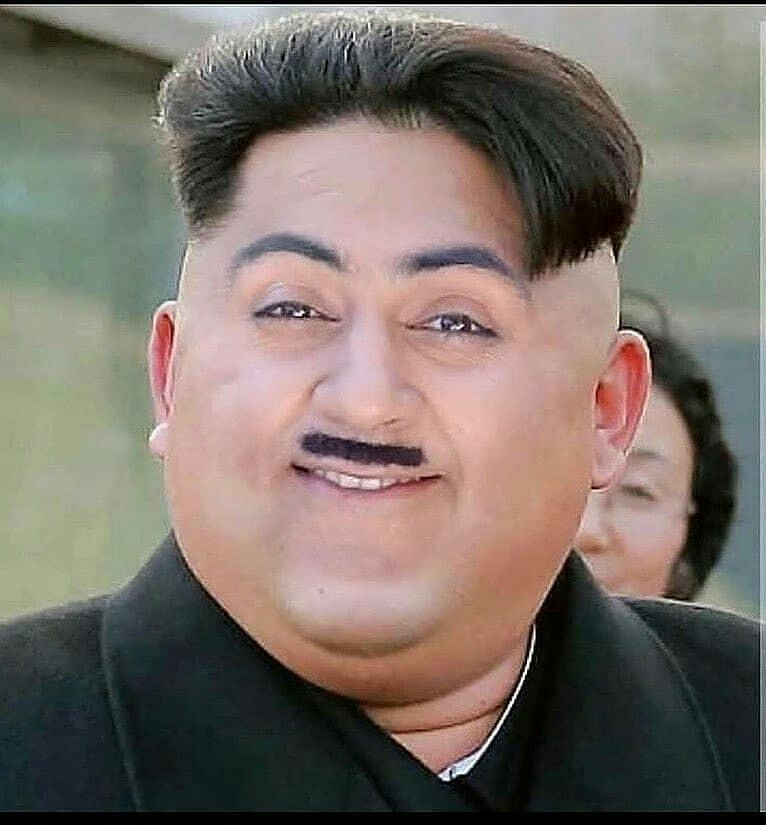
#> input picture lab1_dip/input.jpg, 766 x 825 px
$ python grey_conversion_script.py
#> lines starting #> are read from the running program, lines starting #| are printed output that depends on the picture
import cv2
import numpy as np
import matplotlib.pyplot as plt

# Load image
img = cv2.imread('input.jpg')
#> img is the input picture: shape (825, 766, 3); mean B, G, R 104.3, 112.4, 122.5
img_rgb = cv2.cvtColor(img, cv2.COLOR_BGR2RGB)

# 1.Grayscale image
gray = cv2.cvtColor(img, cv2.COLOR_BGR2GRAY)
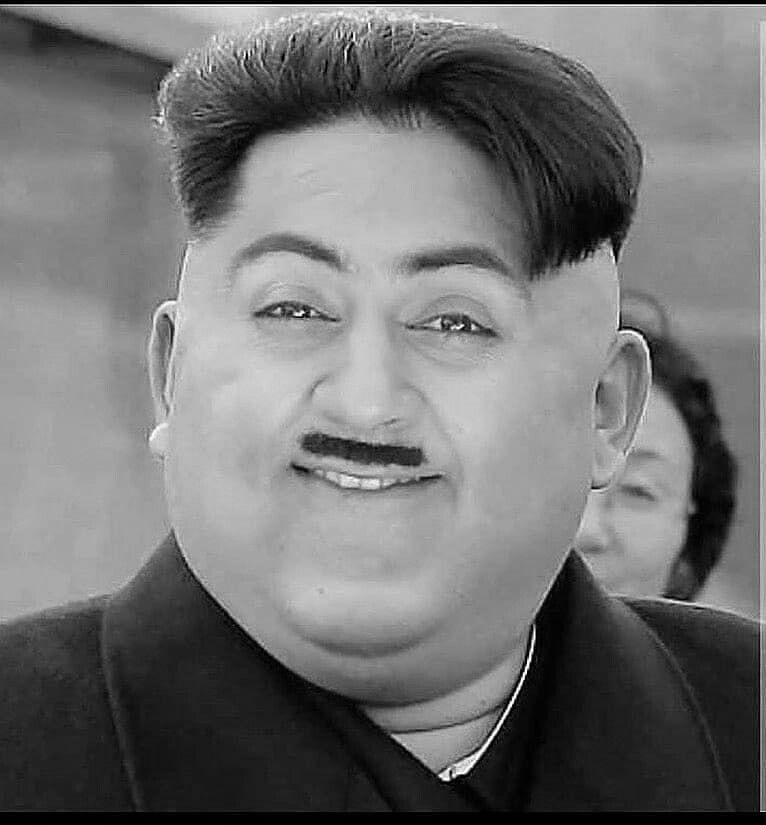
#> gray: shape (825, 766); min 0, max 255, mean 114.4

# 2. Split into B, G, R channels
B, G, R = cv2.split(img)
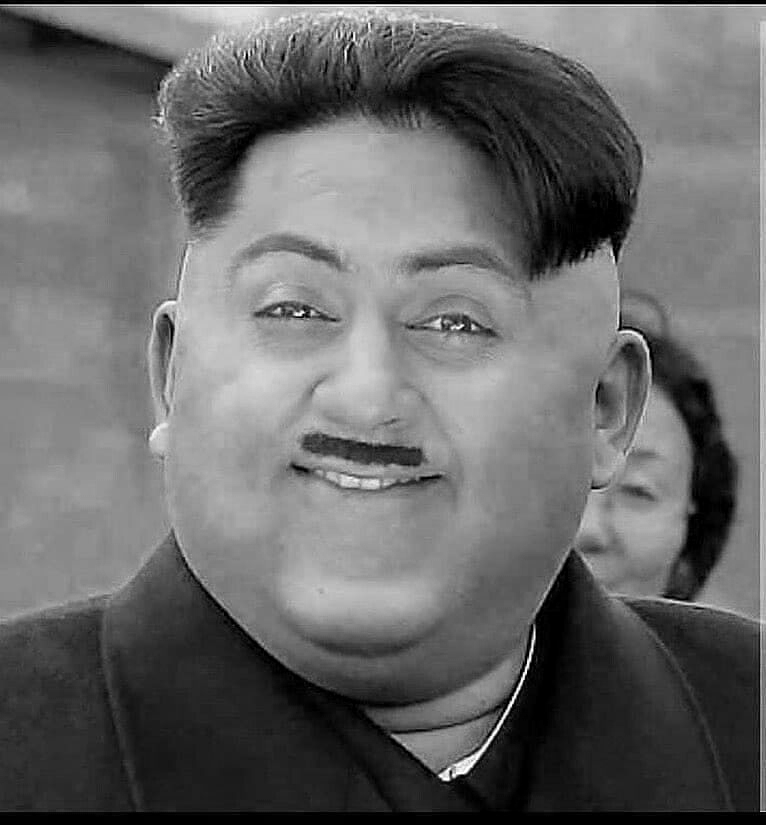
#> B: shape (825, 766); min 0, max 255, mean 104.3
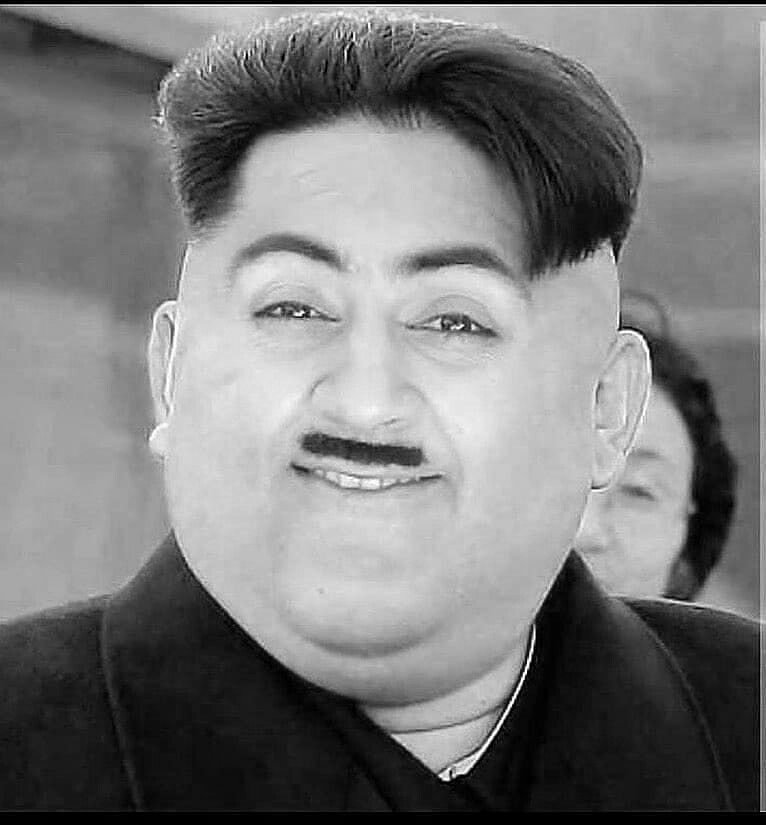
#> R: shape (825, 766); min 0, max 255, mean 122.5
zeros = np.zeros_like(B)

# 3. Build "resolution" images — each channel shown with others zeroed out
red_img   = cv2.merge([zeros, zeros, R])
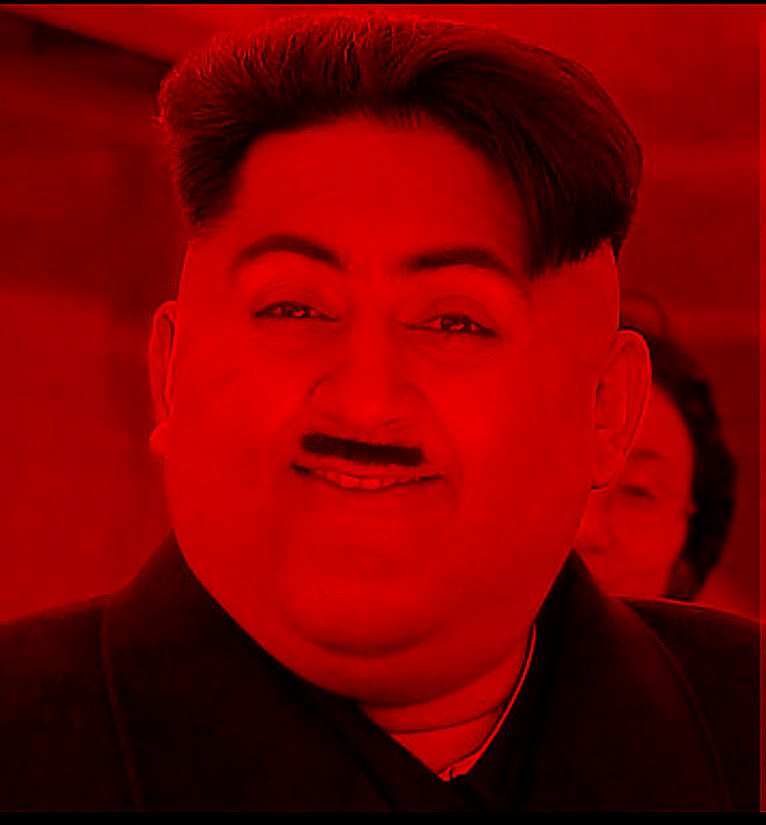
#> red_img: shape (825, 766, 3); mean of channels 0, 1, 2 0, 0, 122.5; drawn as B, G, R
green_img = cv2.merge([zeros, G, zeros])
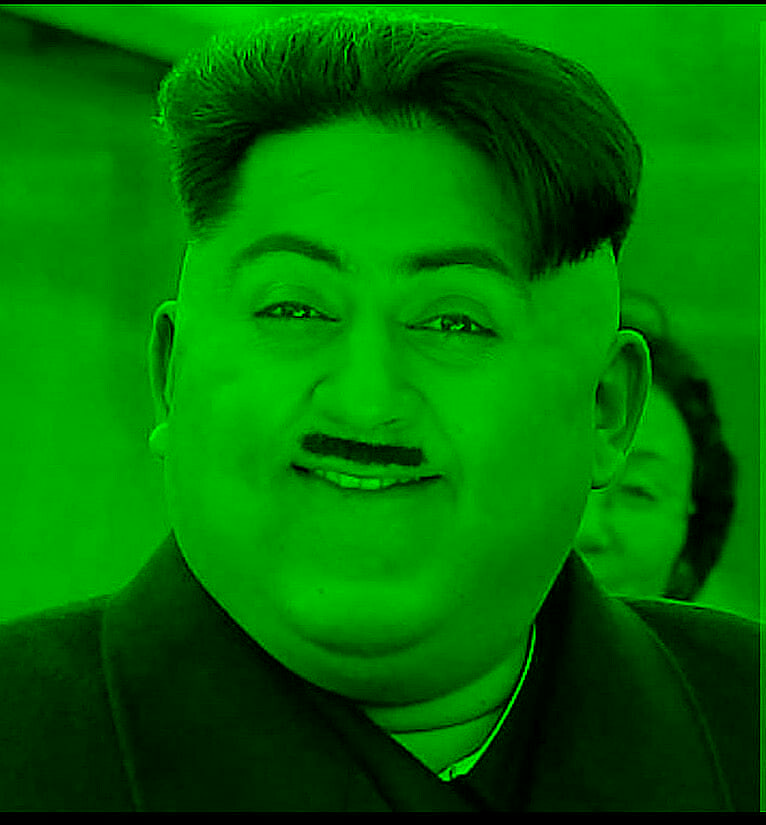
#> green_img: shape (825, 766, 3); mean of channels 0, 1, 2 0, 112.4, 0; drawn as B, G, R
blue_img  = cv2.merge([B, zeros, zeros])
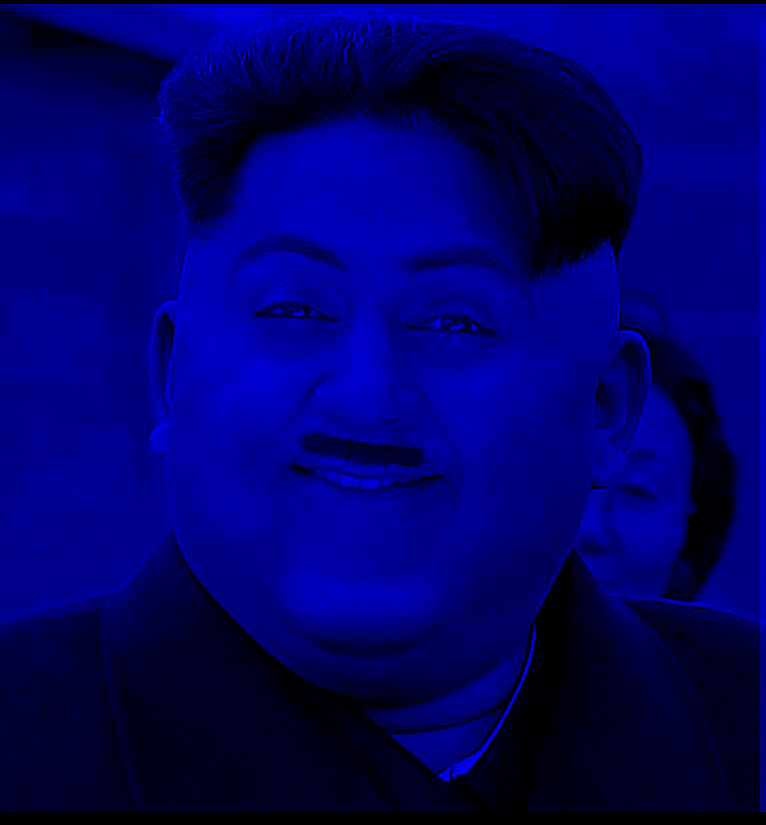
#> blue_img: shape (825, 766, 3); mean of channels 0, 1, 2 104.3, 0, 0; drawn as B, G, R

# Convert back to RGB for correct display with matplotlib
red_img   = cv2.cvtColor(red_img, cv2.COLOR_BGR2RGB)
green_img = cv2.cvtColor(green_img, cv2.COLOR_BGR2RGB)
blue_img  = cv2.cvtColor(blue_img, cv2.COLOR_BGR2RGB)

# Display all results
titles = ['Original', 'Grayscale', 'Red Channel', 'Green Channel', 'Blue Channel']
images = [img_rgb, gray, red_img, green_img, blue_img]

plt.figure(figsize=(15, 8))
for i in range(5):
    plt.subplot(2, 3, i + 1)
    if titles[i] == 'Grayscale':
        plt.imshow(images[i], cmap='gray')
    else:
        plt.imshow(images[i])
    plt.title(titles[i])
    plt.axis('off')

plt.tight_layout()
plt.savefig('output.png')
plt.show()
